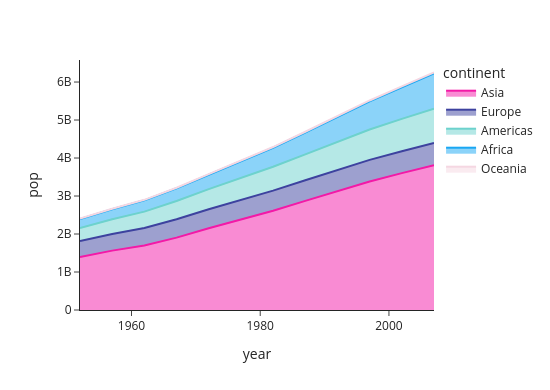

Source (notebook cell):
### Code cell
colors=('#F319A7','#3D429F', '#6DD2CD', '#19A7F3','#F5D7E2')
fig=px.area(data_frame= df, x= "year", y= "pop", color= "continent", color_discrete_sequence= colors, template= "simple_white",
            width= 550, height= 390)
fig.show()

### Figure 1 — Plotly figure (JSON) as saved in the notebook; plotly's stock layout.template omitted (floating-point values rounded to 4 significant figures)
{"data": [{"fillpattern": {"shape": ""}, "hovertemplate": "continent=Asia<br>year=%{x}<br>pop=%{y}<extra></extra>", "legendgroup": "Asia", "line": {"color": "#F319A7"}, "marker": {"symbol": "circle"}, "mode": "lines", "name": "Asia", "orientation": "v", "showlegend": true, "stackgroup": "1", "type": "scatter", "x": [1952, 1957, 1962, 1967, 1972, 1977, 1982, 1987, 1992, 1997, 2002, 2007], "xaxis": "x", "y": [1395357351, 1562780599, 1696357182, 1905662900, 2150972248, 2384513556, 2610135582, 2871220762, 3133292191, 3383285500, 3601802203, 3811953827], "yaxis": "y"}, {"fillpattern": {"shape": ""}, "hovertemplate": "continent=Europe<br>year=%{x}<br>pop=%{y}<extra></extra>", "legendgroup": "Europe", "line": {"color": "#3D429F"}, "marker": {"symbol": "circle"}, "mode": "lines", "name": "Europe", "orientation": "v", "showlegend": true, "stackgroup": "1", "type": "scatter", "x": [1952, 1957, 1962, 1967, 1972, 1977, 1982, 1987, 1992, 1997, 2002, 2007], "xaxis": "x", "y": [418120846, 437890351, 460355155, 481178958, 500635059, 517164531, 531266901, 543094160, 558142797, 568944148, 578223869, 586098529], "yaxis": "y"}, {"fillpattern": {"shape": ""}, "hovertemplate": "continent=Americas<br>year=%{x}<br>pop=%{y}<extra></extra>", "legendgroup": "Americas", "line": {"color": "#6DD2CD"}, "marker": {"symbol": "circle"}, "mode": "lines", "name": "Americas", "orientation": "v", "showlegend": true, "stackgroup": "1", "type": "scatter", "x": [1952, 1957, 1962, 1967, 1972, 1977, 1982, 1987, 1992, 1997, 2002, 2007], "xaxis": "x", "y": [345152446, 386953916, 433270254, 480746623, 529384210, 578067699, 630290920, 682753971, 739274104, 796900410, 849772762, 898871184], "yaxis": "y"}, {"fillpattern": {"shape": ""}, "hovertemplate": "continent=Africa<br>year=%{x}<br>pop=%{y}<extra></extra>", "legendgroup": "Africa", "line": {"color": "#19A7F3"}, "marker": {"symbol": "circle"}, "mode": "lines", "name": "Africa", "orientation": "v", "showlegend": true, "stackgroup": "1", "type": "scatter", "x": [1952, 1957, 1962, 1967, 1972, 1977, 1982, 1987, 1992, 1997, 2002, 2007], "xaxis": "x", "y": [237640501, 264837738, 296516865, 335289489, 379879541, 433061021, 499348587, 574834110, 659081517, 743832984, 833723916, 929539692], "yaxis": "y"}, {"fillpattern": {"shape": ""}, "hovertemplate": "continent=Oceania<br>year=%{x}<br>pop=%{y}<extra></extra>", "legendgroup": "Oceania", "line": {"color": "#F5D7E2"}, "marker": {"symbol": "circle"}, "mode": "lines", "name": "Oceania", "orientation": "v", "showlegend": true, "stackgroup": "1", "type": "scatter", "x": [1952, 1957, 1962, 1967, 1972, 1977, 1982, 1987, 1992, 1997, 2002, 2007], "xaxis": "x", "y": [10686006, 11941976, 13283518, 14600414, 16106100, 17239000, 18394850, 19574415, 20919651, 22241430, 23454829, 24549947], "yaxis": "y"}], "layout": {"height": 390, "legend": {"title": {"text": "continent"}, "tracegroupgap": 0}, "margin": {"t": 60}, "width": 550, "xaxis": {"anchor": "y", "domain": [0, 1], "title": {"text": "year"}}, "yaxis": {"anchor": "x", "domain": [0, 1], "title": {"text": "pop"}}}}
